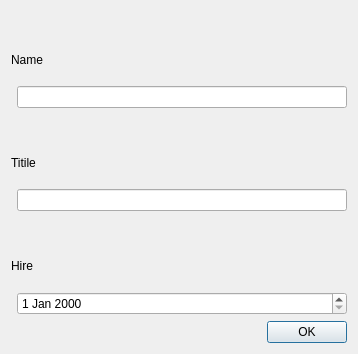
<?xml version="1.0" encoding="UTF-8"?>
<ui version="4.0">
 <class>Dialog</class>
 <widget class="QDialog" name="Dialog">
  <property name="geometry">
   <rect>
    <x>0</x>
    <y>0</y>
    <width>358</width>
    <height>354</height>
   </rect>
  </property>
  <property name="windowTitle">
   <string>Dialog</string>
  </property>
  <layout class="QVBoxLayout" name="verticalLayout">
   <item>
    <layout class="QGridLayout" name="gridLayout">
     <item row="0" column="0" rowspan="2" colspan="2">
      <widget class="QLabel" name="label">
       <property name="text">
        <string>Name</string>
       </property>
      </widget>
     </item>
     <item row="1" column="1">
      <widget class="QLineEdit" name="txtName"/>
     </item>
     <item row="2" column="0" rowspan="2" colspan="2">
      <widget class="QLabel" name="label_2">
       <property name="text">
        <string>Titile</string>
       </property>
      </widget>
     </item>
     <item row="3" column="1">
      <widget class="QLineEdit" name="txtTitle"/>
     </item>
     <item row="4" column="0" rowspan="2" colspan="2">
      <widget class="QLabel" name="label_3">
       <property name="text">
        <string>Hire</string>
       </property>
      </widget>
     </item>
     <item row="5" column="1">
      <widget class="QDateEdit" name="txtDate"/>
     </item>
    </layout>
   </item>
   <item>
    <widget class="QDialogButtonBox" name="buttonBox">
     <property name="standardButtons">
      <set>QDialogButtonBox::Ok</set>
     </property>
    </widget>
   </item>
  </layout>
 </widget>
 <resources/>
 <connections/>
</ui>
